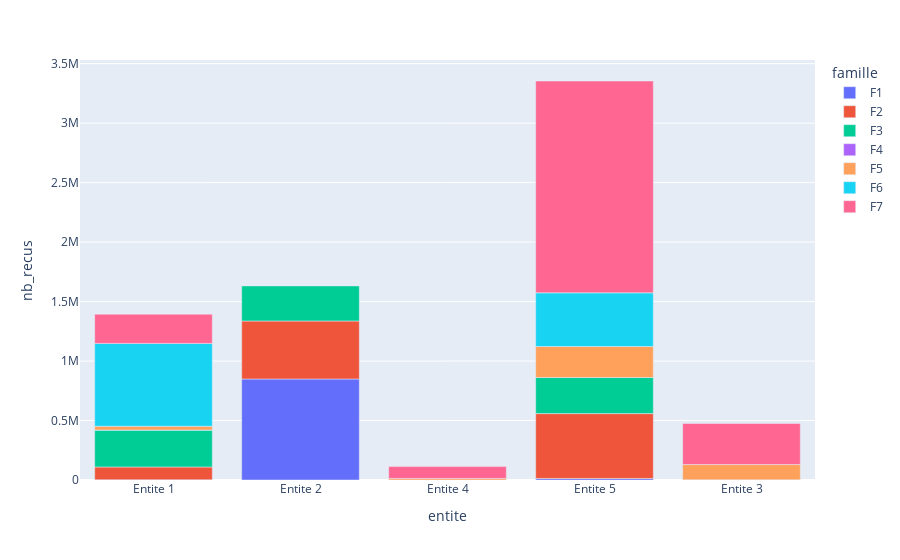

The notebook cell saved with this chart:
### Code cell
fig = px.bar(df_tel.groupby(['famille','entite']).agg(nb_recus = ("nb_recus" , "sum")).reset_index(), x='entite', y='nb_recus', color="famille")
fig.show()

### Figure 1 — Plotly figure (JSON) as saved in the notebook; plotly's stock layout.template omitted (floating-point values rounded to 4 significant figures)
{"data": [{"alignmentgroup": "True", "hovertemplate": "famille=F1<br>entite=%{x}<br>nb_recus=%{y}<extra></extra>", "legendgroup": "F1", "marker": {"color": "#636efa", "pattern": {"shape": ""}}, "name": "F1", "offsetgroup": "F1", "orientation": "v", "showlegend": true, "textposition": "auto", "type": "bar", "x": ["Entite 1", "Entite 2", "Entite 4", "Entite 5"], "xaxis": "x", "y": [1871, 849141, 13, 13169], "yaxis": "y"}, {"alignmentgroup": "True", "hovertemplate": "famille=F2<br>entite=%{x}<br>nb_recus=%{y}<extra></extra>", "legendgroup": "F2", "marker": {"color": "#EF553B", "pattern": {"shape": ""}}, "name": "F2", "offsetgroup": "F2", "orientation": "v", "showlegend": true, "textposition": "auto", "type": "bar", "x": ["Entite 1", "Entite 2", "Entite 3", "Entite 5"], "xaxis": "x", "y": [107620, 487633, 1683, 544904], "yaxis": "y"}, {"alignmentgroup": "True", "hovertemplate": "famille=F3<br>entite=%{x}<br>nb_recus=%{y}<extra></extra>", "legendgroup": "F3", "marker": {"color": "#00cc96", "pattern": {"shape": ""}}, "name": "F3", "offsetgroup": "F3", "orientation": "v", "showlegend": true, "textposition": "auto", "type": "bar", "x": ["Entite 1", "Entite 2", "Entite 5"], "xaxis": "x", "y": [310755, 295014, 303488], "yaxis": "y"}, {"alignmentgroup": "True", "hovertemplate": "famille=F4<br>entite=%{x}<br>nb_recus=%{y}<extra></extra>", "legendgroup": "F4", "marker": {"color": "#ab63fa", "pattern": {"shape": ""}}, "name": "F4", "offsetgroup": "F4", "orientation": "v", "showlegend": true, "textposition": "auto", "type": "bar", "x": ["Entite 1"], "xaxis": "x", "y": [64], "yaxis": "y"}, {"alignmentgroup": "True", "hovertemplate": "famille=F5<br>entite=%{x}<br>nb_recus=%{y}<extra></extra>", "legendgroup": "F5", "marker": {"color": "#FFA15A", "pattern": {"shape": ""}}, "name": "F5", "offsetgroup": "F5", "orientation": "v", "showlegend": true, "textposition": "auto", "type": "bar", "x": ["Entite 1", "Entite 3", "Entite 4", "Entite 5"], "xaxis": "x", "y": [31394, 128278, 13203, 260870], "yaxis": "y"}, {"alignmentgroup": "True", "hovertemplate": "famille=F6<br>entite=%{x}<br>nb_recus=%{y}<extra></extra>", "legendgroup": "F6", "marker": {"color": "#19d3f3", "pattern": {"shape": ""}}, "name": "F6", "offsetgroup": "F6", "orientation": "v", "showlegend": true, "textposition": "auto", "type": "bar", "x": ["Entite 1", "Entite 5"], "xaxis": "x", "y": [696631, 451059], "yaxis": "y"}, {"alignmentgroup": "True", "hovertemplate": "famille=F7<br>entite=%{x}<br>nb_recus=%{y}<extra></extra>", "legendgroup": "F7", "marker": {"color": "#FF6692", "pattern": {"shape": ""}}, "name": "F7", "offsetgroup": "F7", "orientation": "v", "showlegend": true, "textposition": "auto", "type": "bar", "x": ["Entite 1", "Entite 3", "Entite 4", "Entite 5"], "xaxis": "x", "y": [245648, 344768, 99530, 1780833], "yaxis": "y"}], "layout": {"barmode": "relative", "legend": {"title": {"text": "famille"}, "tracegroupgap": 0}, "margin": {"t": 60}, "xaxis": {"anchor": "y", "domain": [0, 1], "title": {"text": "entite"}}, "yaxis": {"anchor": "x", "domain": [0, 1], "title": {"text": "nb_recus"}}}}
